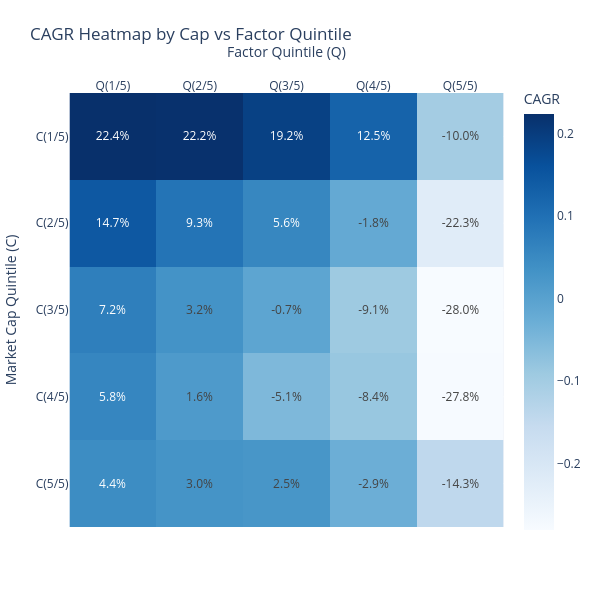

Here is the notebook cell this chart was saved with:
### Markdown cell above
##### **Heatmap**

### Code cell
fig.show()

### Figure 1 — Plotly figure (JSON) as saved in the notebook; plotly's stock layout.template omitted (floating-point values rounded to 4 significant figures)
{"data": [{"coloraxis": "coloraxis", "hovertemplate": "Factor Quintile (Q): %{x}<br>Market Cap Quintile (C): %{y}<br>CAGR: %{z}<extra></extra>", "name": "0", "texttemplate": "%{z:.1%}", "type": "heatmap", "x": ["Q(1/5)", "Q(2/5)", "Q(3/5)", "Q(4/5)", "Q(5/5)"], "xaxis": "x", "y": ["C(1/5)", "C(2/5)", "C(3/5)", "C(4/5)", "C(5/5)"], "yaxis": "y", "z": [[0.2239, 0.2217, 0.1922, 0.1254, -0.1004], [0.1468, 0.09278, 0.05558, -0.01794, -0.2228], [0.07178, 0.03167, -0.007377, -0.09084, -0.2803], [0.05812, 0.0165, -0.05133, -0.08441, -0.2782], [0.04439, 0.02973, 0.02519, -0.02905, -0.143]]}], "layout": {"coloraxis": {"colorbar": {"title": {"text": "CAGR"}}, "colorscale": [[0, "rgb(247,251,255)"], [0.125, "rgb(222,235,247)"], [0.25, "rgb(198,219,239)"], [0.375, "rgb(158,202,225)"], [0.5, "rgb(107,174,214)"], [0.625, "rgb(66,146,198)"], [0.75, "rgb(33,113,181)"], [0.875, "rgb(8,81,156)"], [1, "rgb(8,48,107)"]]}, "height": 600, "margin": {"b": 60, "l": 60, "r": 60, "t": 80}, "title": {"text": "CAGR Heatmap by Cap vs Factor Quintile"}, "width": 600, "xaxis": {"anchor": "y", "constrain": "domain", "domain": [0, 1], "scaleanchor": "y", "side": "top", "title": {"text": "Factor Quintile (Q)"}}, "yaxis": {"anchor": "x", "autorange": "reversed", "constrain": "domain", "domain": [0, 1], "title": {"text": "Market Cap Quintile (C)"}}}}
